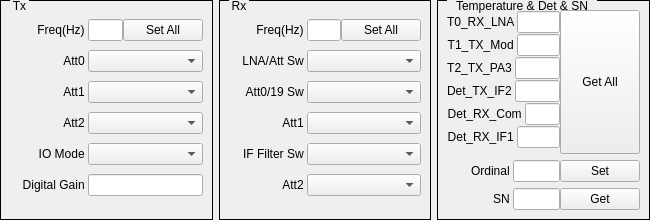
<?xml version="1.0" encoding="UTF-8"?>
<ui version="4.0">
 <class>QRFR1FDlg</class>
 <widget class="QWidget" name="QRFR1FDlg">
  <property name="geometry">
   <rect>
    <x>0</x>
    <y>0</y>
    <width>650</width>
    <height>220</height>
   </rect>
  </property>
  <property name="windowTitle">
   <string>Dialog</string>
  </property>
  <layout class="QHBoxLayout" name="horizontalLayout_3" stretch="1,1,1">
   <property name="leftMargin">
    <number>0</number>
   </property>
   <property name="topMargin">
    <number>0</number>
   </property>
   <property name="rightMargin">
    <number>0</number>
   </property>
   <property name="bottomMargin">
    <number>0</number>
   </property>
   <item>
    <widget class="QGroupBox" name="groupBoxTX">
     <property name="styleSheet">
      <string notr="true">QGroupBox{ border:1px solid black; margin-top:0.5ex; }
QGroupBox::title { subcontrol-origin:margin; subcontrol-position:top left; top:-1px; left:10px; margin-left: 0px; padding:0 1px; }</string>
     </property>
     <property name="title">
      <string>Tx</string>
     </property>
     <layout class="QHBoxLayout" name="horizontalLayout">
      <item>
       <layout class="QVBoxLayout" name="verticalLayoutTX">
        <property name="spacing">
         <number>0</number>
        </property>
        <item>
         <layout class="QHBoxLayout" name="horizontalLayoutTX0">
          <property name="spacing">
           <number>0</number>
          </property>
          <property name="topMargin">
           <number>0</number>
          </property>
          <property name="rightMargin">
           <number>0</number>
          </property>
          <property name="bottomMargin">
           <number>0</number>
          </property>
          <item>
           <widget class="QLabel" name="labelTXFreq">
            <property name="sizePolicy">
             <sizepolicy hsizetype="Fixed" vsizetype="Fixed">
              <horstretch>0</horstretch>
              <verstretch>0</verstretch>
             </sizepolicy>
            </property>
            <property name="minimumSize">
             <size>
              <width>78</width>
              <height>16</height>
             </size>
            </property>
            <property name="text">
             <string>Freq(Hz) </string>
            </property>
            <property name="alignment">
             <set>Qt::AlignRight|Qt::AlignTrailing|Qt::AlignVCenter</set>
            </property>
            <property name="buddy">
             <cstring>lineEditTXFreq</cstring>
            </property>
           </widget>
          </item>
          <item>
           <widget class="QRFFreqScrollEdit" name="lineEditTXFreq">
            <property name="sizePolicy">
             <sizepolicy hsizetype="Expanding" vsizetype="Fixed">
              <horstretch>5</horstretch>
              <verstretch>0</verstretch>
             </sizepolicy>
            </property>
            <property name="text">
             <string/>
            </property>
           </widget>
          </item>
          <item>
           <widget class="QPushButton" name="pushButtonSetTXAll">
            <property name="sizePolicy">
             <sizepolicy hsizetype="Expanding" vsizetype="Fixed">
              <horstretch>1</horstretch>
              <verstretch>0</verstretch>
             </sizepolicy>
            </property>
            <property name="text">
             <string>Set All</string>
            </property>
           </widget>
          </item>
         </layout>
        </item>
        <item>
         <layout class="QHBoxLayout" name="horizontalLayoutTX1">
          <property name="spacing">
           <number>0</number>
          </property>
          <item>
           <widget class="QLabel" name="labelTXAtt0">
            <property name="sizePolicy">
             <sizepolicy hsizetype="Fixed" vsizetype="Fixed">
              <horstretch>0</horstretch>
              <verstretch>0</verstretch>
             </sizepolicy>
            </property>
            <property name="minimumSize">
             <size>
              <width>78</width>
              <height>16</height>
             </size>
            </property>
            <property name="text">
             <string>Att0 </string>
            </property>
            <property name="alignment">
             <set>Qt::AlignRight|Qt::AlignTrailing|Qt::AlignVCenter</set>
            </property>
            <property name="buddy">
             <cstring>comboBoxTXAtt0</cstring>
            </property>
           </widget>
          </item>
          <item>
           <widget class="QComboBox" name="comboBoxTXAtt0">
            <property name="sizePolicy">
             <sizepolicy hsizetype="Expanding" vsizetype="Fixed">
              <horstretch>5</horstretch>
              <verstretch>0</verstretch>
             </sizepolicy>
            </property>
           </widget>
          </item>
         </layout>
        </item>
        <item>
         <layout class="QHBoxLayout" name="horizontalLayoutTX2">
          <property name="spacing">
           <number>0</number>
          </property>
          <item>
           <widget class="QLabel" name="labelTXAtt1">
            <property name="sizePolicy">
             <sizepolicy hsizetype="Preferred" vsizetype="Fixed">
              <horstretch>0</horstretch>
              <verstretch>0</verstretch>
             </sizepolicy>
            </property>
            <property name="minimumSize">
             <size>
              <width>78</width>
              <height>16</height>
             </size>
            </property>
            <property name="text">
             <string>Att1 </string>
            </property>
            <property name="alignment">
             <set>Qt::AlignRight|Qt::AlignTrailing|Qt::AlignVCenter</set>
            </property>
            <property name="buddy">
             <cstring>comboBoxTXAtt1</cstring>
            </property>
           </widget>
          </item>
          <item>
           <widget class="QComboBox" name="comboBoxTXAtt1">
            <property name="sizePolicy">
             <sizepolicy hsizetype="Expanding" vsizetype="Fixed">
              <horstretch>5</horstretch>
              <verstretch>0</verstretch>
             </sizepolicy>
            </property>
           </widget>
          </item>
         </layout>
        </item>
        <item>
         <layout class="QHBoxLayout" name="horizontalLayoutTX3">
          <property name="spacing">
           <number>0</number>
          </property>
          <item>
           <widget class="QLabel" name="labelTXAtt2">
            <property name="sizePolicy">
             <sizepolicy hsizetype="Preferred" vsizetype="Fixed">
              <horstretch>0</horstretch>
              <verstretch>0</verstretch>
             </sizepolicy>
            </property>
            <property name="minimumSize">
             <size>
              <width>78</width>
              <height>16</height>
             </size>
            </property>
            <property name="text">
             <string>Att2 </string>
            </property>
            <property name="alignment">
             <set>Qt::AlignRight|Qt::AlignTrailing|Qt::AlignVCenter</set>
            </property>
            <property name="buddy">
             <cstring>comboBoxTXAtt2</cstring>
            </property>
           </widget>
          </item>
          <item>
           <widget class="QComboBox" name="comboBoxTXAtt2">
            <property name="sizePolicy">
             <sizepolicy hsizetype="Expanding" vsizetype="Fixed">
              <horstretch>5</horstretch>
              <verstretch>0</verstretch>
             </sizepolicy>
            </property>
           </widget>
          </item>
         </layout>
        </item>
        <item>
         <layout class="QHBoxLayout" name="horizontalLayoutTX4">
          <property name="spacing">
           <number>0</number>
          </property>
          <item>
           <widget class="QLabel" name="labelIOMode">
            <property name="sizePolicy">
             <sizepolicy hsizetype="Preferred" vsizetype="Fixed">
              <horstretch>0</horstretch>
              <verstretch>0</verstretch>
             </sizepolicy>
            </property>
            <property name="minimumSize">
             <size>
              <width>78</width>
              <height>16</height>
             </size>
            </property>
            <property name="text">
             <string>IO Mode </string>
            </property>
            <property name="alignment">
             <set>Qt::AlignRight|Qt::AlignTrailing|Qt::AlignVCenter</set>
            </property>
            <property name="buddy">
             <cstring>comboBoxIOMode</cstring>
            </property>
           </widget>
          </item>
          <item>
           <widget class="QComboBox" name="comboBoxIOMode">
            <property name="sizePolicy">
             <sizepolicy hsizetype="Expanding" vsizetype="Fixed">
              <horstretch>5</horstretch>
              <verstretch>0</verstretch>
             </sizepolicy>
            </property>
           </widget>
          </item>
         </layout>
        </item>
        <item>
         <layout class="QHBoxLayout" name="horizontalLayoutTX5">
          <property name="spacing">
           <number>0</number>
          </property>
          <item>
           <widget class="QLabel" name="labelDGain">
            <property name="sizePolicy">
             <sizepolicy hsizetype="Fixed" vsizetype="Fixed">
              <horstretch>0</horstretch>
              <verstretch>0</verstretch>
             </sizepolicy>
            </property>
            <property name="minimumSize">
             <size>
              <width>78</width>
              <height>16</height>
             </size>
            </property>
            <property name="text">
             <string>Digital Gain </string>
            </property>
            <property name="alignment">
             <set>Qt::AlignRight|Qt::AlignTrailing|Qt::AlignVCenter</set>
            </property>
            <property name="buddy">
             <cstring>lineEditDGain</cstring>
            </property>
           </widget>
          </item>
          <item>
           <widget class="QLineEdit" name="lineEditDGain">
            <property name="sizePolicy">
             <sizepolicy hsizetype="Expanding" vsizetype="Fixed">
              <horstretch>5</horstretch>
              <verstretch>0</verstretch>
             </sizepolicy>
            </property>
           </widget>
          </item>
         </layout>
        </item>
       </layout>
      </item>
     </layout>
    </widget>
   </item>
   <item>
    <widget class="QGroupBox" name="groupBoxRX">
     <property name="styleSheet">
      <string notr="true">QGroupBox{ border:1px solid black; margin-top:0.5ex; }
QGroupBox::title { subcontrol-origin:margin; subcontrol-position:top left; top:-1px; left:10px; margin-left: 0px; padding:0 1px; }</string>
     </property>
     <property name="title">
      <string>Rx</string>
     </property>
     <layout class="QHBoxLayout" name="horizontalLayout_2">
      <item>
       <layout class="QVBoxLayout" name="verticalLayoutRX">
        <property name="spacing">
         <number>0</number>
        </property>
        <item>
         <layout class="QHBoxLayout" name="horizontalLayoutRX0">
          <property name="spacing">
           <number>0</number>
          </property>
          <item>
           <widget class="QLabel" name="labelRXFreq">
            <property name="sizePolicy">
             <sizepolicy hsizetype="Preferred" vsizetype="Fixed">
              <horstretch>0</horstretch>
              <verstretch>0</verstretch>
             </sizepolicy>
            </property>
            <property name="minimumSize">
             <size>
              <width>78</width>
              <height>16</height>
             </size>
            </property>
            <property name="text">
             <string>Freq(Hz) </string>
            </property>
            <property name="alignment">
             <set>Qt::AlignRight|Qt::AlignTrailing|Qt::AlignVCenter</set>
            </property>
            <property name="buddy">
             <cstring>lineEditRXFreq</cstring>
            </property>
           </widget>
          </item>
          <item>
           <widget class="QLineEdit" name="lineEditRXFreq">
            <property name="sizePolicy">
             <sizepolicy hsizetype="Expanding" vsizetype="Fixed">
              <horstretch>5</horstretch>
              <verstretch>0</verstretch>
             </sizepolicy>
            </property>
           </widget>
          </item>
          <item>
           <widget class="QPushButton" name="pushButtonSetRXAll">
            <property name="sizePolicy">
             <sizepolicy hsizetype="Expanding" vsizetype="Fixed">
              <horstretch>1</horstretch>
              <verstretch>0</verstretch>
             </sizepolicy>
            </property>
            <property name="text">
             <string>Set All</string>
            </property>
           </widget>
          </item>
         </layout>
        </item>
        <item>
         <layout class="QHBoxLayout" name="horizontalLayoutRX1">
          <property name="spacing">
           <number>0</number>
          </property>
          <item>
           <widget class="QLabel" name="labelRXLNAAttSw">
            <property name="sizePolicy">
             <sizepolicy hsizetype="Preferred" vsizetype="Fixed">
              <horstretch>0</horstretch>
              <verstretch>0</verstretch>
             </sizepolicy>
            </property>
            <property name="minimumSize">
             <size>
              <width>78</width>
              <height>16</height>
             </size>
            </property>
            <property name="text">
             <string>LNA/Att Sw </string>
            </property>
            <property name="alignment">
             <set>Qt::AlignRight|Qt::AlignTrailing|Qt::AlignVCenter</set>
            </property>
            <property name="buddy">
             <cstring>comboBoxRXLNAAttSw</cstring>
            </property>
           </widget>
          </item>
          <item>
           <widget class="QComboBox" name="comboBoxRXLNAAttSw">
            <property name="sizePolicy">
             <sizepolicy hsizetype="Expanding" vsizetype="Fixed">
              <horstretch>5</horstretch>
              <verstretch>0</verstretch>
             </sizepolicy>
            </property>
           </widget>
          </item>
         </layout>
        </item>
        <item>
         <layout class="QHBoxLayout" name="horizontalLayoutRX2">
          <property name="spacing">
           <number>0</number>
          </property>
          <item>
           <widget class="QLabel" name="labelRXAtt019Sw">
            <property name="sizePolicy">
             <sizepolicy hsizetype="Preferred" vsizetype="Fixed">
              <horstretch>0</horstretch>
              <verstretch>0</verstretch>
             </sizepolicy>
            </property>
            <property name="minimumSize">
             <size>
              <width>78</width>
              <height>16</height>
             </size>
            </property>
            <property name="text">
             <string>Att0/19 Sw </string>
            </property>
            <property name="alignment">
             <set>Qt::AlignRight|Qt::AlignTrailing|Qt::AlignVCenter</set>
            </property>
            <property name="buddy">
             <cstring>comboBoxRXAtt019Sw</cstring>
            </property>
           </widget>
          </item>
          <item>
           <widget class="QComboBox" name="comboBoxRXAtt019Sw">
            <property name="sizePolicy">
             <sizepolicy hsizetype="Expanding" vsizetype="Fixed">
              <horstretch>5</horstretch>
              <verstretch>0</verstretch>
             </sizepolicy>
            </property>
           </widget>
          </item>
         </layout>
        </item>
        <item>
         <layout class="QHBoxLayout" name="horizontalLayoutRX3">
          <property name="spacing">
           <number>0</number>
          </property>
          <item>
           <widget class="QLabel" name="labelRXAtt1">
            <property name="sizePolicy">
             <sizepolicy hsizetype="Preferred" vsizetype="Fixed">
              <horstretch>0</horstretch>
              <verstretch>0</verstretch>
             </sizepolicy>
            </property>
            <property name="minimumSize">
             <size>
              <width>78</width>
              <height>16</height>
             </size>
            </property>
            <property name="text">
             <string>Att1 </string>
            </property>
            <property name="alignment">
             <set>Qt::AlignRight|Qt::AlignTrailing|Qt::AlignVCenter</set>
            </property>
            <property name="buddy">
             <cstring>comboBoxRXAtt1</cstring>
            </property>
           </widget>
          </item>
          <item>
           <widget class="QComboBox" name="comboBoxRXAtt1">
            <property name="sizePolicy">
             <sizepolicy hsizetype="Expanding" vsizetype="Fixed">
              <horstretch>5</horstretch>
              <verstretch>0</verstretch>
             </sizepolicy>
            </property>
           </widget>
          </item>
         </layout>
        </item>
        <item>
         <layout class="QHBoxLayout" name="horizontalLayoutRX4">
          <property name="spacing">
           <number>0</number>
          </property>
          <item>
           <widget class="QLabel" name="labelIFFilterSw">
            <property name="sizePolicy">
             <sizepolicy hsizetype="Preferred" vsizetype="Fixed">
              <horstretch>0</horstretch>
              <verstretch>0</verstretch>
             </sizepolicy>
            </property>
            <property name="minimumSize">
             <size>
              <width>78</width>
              <height>16</height>
             </size>
            </property>
            <property name="text">
             <string>IF Filter Sw </string>
            </property>
            <property name="alignment">
             <set>Qt::AlignRight|Qt::AlignTrailing|Qt::AlignVCenter</set>
            </property>
            <property name="buddy">
             <cstring>comboBoxIFFilterSw</cstring>
            </property>
           </widget>
          </item>
          <item>
           <widget class="QComboBox" name="comboBoxIFFilterSw">
            <property name="sizePolicy">
             <sizepolicy hsizetype="Expanding" vsizetype="Fixed">
              <horstretch>5</horstretch>
              <verstretch>0</verstretch>
             </sizepolicy>
            </property>
           </widget>
          </item>
         </layout>
        </item>
        <item>
         <layout class="QHBoxLayout" name="horizontalLayoutRX5">
          <property name="spacing">
           <number>0</number>
          </property>
          <item>
           <widget class="QLabel" name="labelRXAtt2">
            <property name="sizePolicy">
             <sizepolicy hsizetype="Preferred" vsizetype="Fixed">
              <horstretch>0</horstretch>
              <verstretch>0</verstretch>
             </sizepolicy>
            </property>
            <property name="minimumSize">
             <size>
              <width>78</width>
              <height>16</height>
             </size>
            </property>
            <property name="text">
             <string>Att2 </string>
            </property>
            <property name="alignment">
             <set>Qt::AlignRight|Qt::AlignTrailing|Qt::AlignVCenter</set>
            </property>
            <property name="buddy">
             <cstring>comboBoxRXAtt2</cstring>
            </property>
           </widget>
          </item>
          <item>
           <widget class="QComboBox" name="comboBoxRXAtt2">
            <property name="sizePolicy">
             <sizepolicy hsizetype="Expanding" vsizetype="Fixed">
              <horstretch>5</horstretch>
              <verstretch>0</verstretch>
             </sizepolicy>
            </property>
           </widget>
          </item>
         </layout>
        </item>
       </layout>
      </item>
     </layout>
    </widget>
   </item>
   <item>
    <widget class="QGroupBox" name="groupBoxTempDetSN">
     <property name="styleSheet">
      <string notr="true">QGroupBox{ border:1px solid black; margin-top:0.5ex; }
QGroupBox::title { subcontrol-origin:margin; subcontrol-position:top left; top:-1px; left:10px; margin-left: 0px; padding:0 1px; }</string>
     </property>
     <property name="title">
      <string>Temperature &amp;&amp; Det &amp;&amp; SN</string>
     </property>
     <property name="alignment">
      <set>Qt::AlignLeading|Qt::AlignLeft|Qt::AlignVCenter</set>
     </property>
     <property name="flat">
      <bool>false</bool>
     </property>
     <property name="checkable">
      <bool>false</bool>
     </property>
     <layout class="QVBoxLayout" name="verticalLayout">
      <item>
       <layout class="QHBoxLayout" name="horizontalLayoutTempDet">
        <property name="spacing">
         <number>0</number>
        </property>
        <item>
         <layout class="QVBoxLayout" name="verticalLayoutTempDet">
          <property name="spacing">
           <number>0</number>
          </property>
          <item>
           <layout class="QHBoxLayout" name="horizontalLayoutTemp0">
            <property name="spacing">
             <number>0</number>
            </property>
            <item>
             <widget class="QLabel" name="labelTemp0">
              <property name="sizePolicy">
               <sizepolicy hsizetype="Preferred" vsizetype="Fixed">
                <horstretch>0</horstretch>
                <verstretch>0</verstretch>
               </sizepolicy>
              </property>
              <property name="minimumSize">
               <size>
                <width>66</width>
                <height>16</height>
               </size>
              </property>
              <property name="text">
               <string>T0_RX_LNA </string>
              </property>
              <property name="alignment">
               <set>Qt::AlignRight|Qt::AlignTrailing|Qt::AlignVCenter</set>
              </property>
              <property name="buddy">
               <cstring>lineEditTemp0</cstring>
              </property>
             </widget>
            </item>
            <item>
             <widget class="QLineEdit" name="lineEditTemp0">
              <property name="sizePolicy">
               <sizepolicy hsizetype="Expanding" vsizetype="Fixed">
                <horstretch>5</horstretch>
                <verstretch>0</verstretch>
               </sizepolicy>
              </property>
             </widget>
            </item>
           </layout>
          </item>
          <item>
           <layout class="QHBoxLayout" name="horizontalLayoutTemp1">
            <property name="spacing">
             <number>0</number>
            </property>
            <item>
             <widget class="QLabel" name="labelTemp1">
              <property name="sizePolicy">
               <sizepolicy hsizetype="Preferred" vsizetype="Fixed">
                <horstretch>0</horstretch>
                <verstretch>0</verstretch>
               </sizepolicy>
              </property>
              <property name="minimumSize">
               <size>
                <width>66</width>
                <height>16</height>
               </size>
              </property>
              <property name="text">
               <string>T1_TX_Mod </string>
              </property>
              <property name="alignment">
               <set>Qt::AlignRight|Qt::AlignTrailing|Qt::AlignVCenter</set>
              </property>
              <property name="buddy">
               <cstring>lineEditTemp1</cstring>
              </property>
             </widget>
            </item>
            <item>
             <widget class="QLineEdit" name="lineEditTemp1">
              <property name="sizePolicy">
               <sizepolicy hsizetype="Expanding" vsizetype="Fixed">
                <horstretch>5</horstretch>
                <verstretch>0</verstretch>
               </sizepolicy>
              </property>
             </widget>
            </item>
           </layout>
          </item>
          <item>
           <layout class="QHBoxLayout" name="horizontalLayoutTemp2">
            <property name="spacing">
             <number>0</number>
            </property>
            <item>
             <widget class="QLabel" name="labelTemp2">
              <property name="sizePolicy">
               <sizepolicy hsizetype="Preferred" vsizetype="Fixed">
                <horstretch>0</horstretch>
                <verstretch>0</verstretch>
               </sizepolicy>
              </property>
              <property name="minimumSize">
               <size>
                <width>66</width>
                <height>16</height>
               </size>
              </property>
              <property name="text">
               <string>T2_TX_PA3 </string>
              </property>
              <property name="alignment">
               <set>Qt::AlignRight|Qt::AlignTrailing|Qt::AlignVCenter</set>
              </property>
              <property name="buddy">
               <cstring>lineEditTemp2</cstring>
              </property>
             </widget>
            </item>
            <item>
             <widget class="QLineEdit" name="lineEditTemp2">
              <property name="sizePolicy">
               <sizepolicy hsizetype="Expanding" vsizetype="Fixed">
                <horstretch>5</horstretch>
                <verstretch>0</verstretch>
               </sizepolicy>
              </property>
             </widget>
            </item>
           </layout>
          </item>
          <item>
           <layout class="QHBoxLayout" name="horizontalLayoutDet0">
            <property name="spacing">
             <number>0</number>
            </property>
            <item>
             <widget class="QLabel" name="labelDetTXIF2">
              <property name="sizePolicy">
               <sizepolicy hsizetype="Preferred" vsizetype="Fixed">
                <horstretch>0</horstretch>
                <verstretch>0</verstretch>
               </sizepolicy>
              </property>
              <property name="minimumSize">
               <size>
                <width>66</width>
                <height>16</height>
               </size>
              </property>
              <property name="text">
               <string>Det_TX_IF2 </string>
              </property>
              <property name="alignment">
               <set>Qt::AlignRight|Qt::AlignTrailing|Qt::AlignVCenter</set>
              </property>
              <property name="buddy">
               <cstring>lineEditDetTXIF2</cstring>
              </property>
             </widget>
            </item>
            <item>
             <widget class="QLineEdit" name="lineEditDetTXIF2">
              <property name="sizePolicy">
               <sizepolicy hsizetype="Expanding" vsizetype="Fixed">
                <horstretch>5</horstretch>
                <verstretch>0</verstretch>
               </sizepolicy>
              </property>
             </widget>
            </item>
           </layout>
          </item>
          <item>
           <layout class="QHBoxLayout" name="horizontalLayoutDet1">
            <property name="spacing">
             <number>0</number>
            </property>
            <item>
             <widget class="QLabel" name="labelDetRXCom">
              <property name="sizePolicy">
               <sizepolicy hsizetype="Preferred" vsizetype="Fixed">
                <horstretch>0</horstretch>
                <verstretch>0</verstretch>
               </sizepolicy>
              </property>
              <property name="minimumSize">
               <size>
                <width>66</width>
                <height>16</height>
               </size>
              </property>
              <property name="text">
               <string>Det_RX_Com </string>
              </property>
              <property name="alignment">
               <set>Qt::AlignRight|Qt::AlignTrailing|Qt::AlignVCenter</set>
              </property>
              <property name="buddy">
               <cstring>lineEditDetRXCom</cstring>
              </property>
             </widget>
            </item>
            <item>
             <widget class="QLineEdit" name="lineEditDetRXCom">
              <property name="sizePolicy">
               <sizepolicy hsizetype="Expanding" vsizetype="Fixed">
                <horstretch>5</horstretch>
                <verstretch>0</verstretch>
               </sizepolicy>
              </property>
             </widget>
            </item>
           </layout>
          </item>
          <item>
           <layout class="QHBoxLayout" name="horizontalLayoutDet2">
            <property name="spacing">
             <number>0</number>
            </property>
            <item>
             <widget class="QLabel" name="labelDetRXIF1">
              <property name="sizePolicy">
               <sizepolicy hsizetype="Preferred" vsizetype="Fixed">
                <horstretch>0</horstretch>
                <verstretch>0</verstretch>
               </sizepolicy>
              </property>
              <property name="minimumSize">
               <size>
                <width>66</width>
                <height>16</height>
               </size>
              </property>
              <property name="text">
               <string>Det_RX_IF1 </string>
              </property>
              <property name="alignment">
               <set>Qt::AlignRight|Qt::AlignTrailing|Qt::AlignVCenter</set>
              </property>
              <property name="buddy">
               <cstring>lineEditDetRXIF1</cstring>
              </property>
             </widget>
            </item>
            <item>
             <widget class="QLineEdit" name="lineEditDetRXIF1">
              <property name="sizePolicy">
               <sizepolicy hsizetype="Expanding" vsizetype="Fixed">
                <horstretch>5</horstretch>
                <verstretch>0</verstretch>
               </sizepolicy>
              </property>
             </widget>
            </item>
           </layout>
          </item>
         </layout>
        </item>
        <item>
         <widget class="QPushButton" name="pushButtonGetTempDetAll">
          <property name="sizePolicy">
           <sizepolicy hsizetype="Fixed" vsizetype="Expanding">
            <horstretch>1</horstretch>
            <verstretch>0</verstretch>
           </sizepolicy>
          </property>
          <property name="text">
           <string>Get All</string>
          </property>
         </widget>
        </item>
       </layout>
      </item>
      <item>
       <layout class="QHBoxLayout" name="horizontalLayoutSNSet">
        <property name="spacing">
         <number>0</number>
        </property>
        <item>
         <widget class="QLabel" name="labelOrdinal">
          <property name="sizePolicy">
           <sizepolicy hsizetype="Preferred" vsizetype="Fixed">
            <horstretch>0</horstretch>
            <verstretch>0</verstretch>
           </sizepolicy>
          </property>
          <property name="minimumSize">
           <size>
            <width>66</width>
            <height>16</height>
           </size>
          </property>
          <property name="text">
           <string>Ordinal </string>
          </property>
          <property name="alignment">
           <set>Qt::AlignRight|Qt::AlignTrailing|Qt::AlignVCenter</set>
          </property>
          <property name="buddy">
           <cstring>lineEditOrdinal</cstring>
          </property>
         </widget>
        </item>
        <item>
         <widget class="QLineEdit" name="lineEditOrdinal">
          <property name="sizePolicy">
           <sizepolicy hsizetype="Preferred" vsizetype="Fixed">
            <horstretch>5</horstretch>
            <verstretch>0</verstretch>
           </sizepolicy>
          </property>
         </widget>
        </item>
        <item>
         <widget class="QPushButton" name="pushButtonSetSN">
          <property name="sizePolicy">
           <sizepolicy hsizetype="Fixed" vsizetype="Fixed">
            <horstretch>2</horstretch>
            <verstretch>1</verstretch>
           </sizepolicy>
          </property>
          <property name="minimumSize">
           <size>
            <width>0</width>
            <height>0</height>
           </size>
          </property>
          <property name="text">
           <string>Set</string>
          </property>
         </widget>
        </item>
       </layout>
      </item>
      <item>
       <layout class="QHBoxLayout" name="horizontalLayoutSNGet">
        <property name="spacing">
         <number>0</number>
        </property>
        <item>
         <widget class="QLabel" name="labelSN">
          <property name="sizePolicy">
           <sizepolicy hsizetype="Preferred" vsizetype="Fixed">
            <horstretch>0</horstretch>
            <verstretch>0</verstretch>
           </sizepolicy>
          </property>
          <property name="minimumSize">
           <size>
            <width>66</width>
            <height>16</height>
           </size>
          </property>
          <property name="text">
           <string>SN </string>
          </property>
          <property name="alignment">
           <set>Qt::AlignRight|Qt::AlignTrailing|Qt::AlignVCenter</set>
          </property>
          <property name="buddy">
           <cstring>lineEditSN</cstring>
          </property>
         </widget>
        </item>
        <item>
         <widget class="QLineEdit" name="lineEditSN">
          <property name="sizePolicy">
           <sizepolicy hsizetype="Expanding" vsizetype="Fixed">
            <horstretch>7</horstretch>
            <verstretch>0</verstretch>
           </sizepolicy>
          </property>
         </widget>
        </item>
        <item>
         <widget class="QPushButton" name="pushButtonGetSN">
          <property name="sizePolicy">
           <sizepolicy hsizetype="Fixed" vsizetype="Fixed">
            <horstretch>2</horstretch>
            <verstretch>0</verstretch>
           </sizepolicy>
          </property>
          <property name="text">
           <string>Get</string>
          </property>
         </widget>
        </item>
       </layout>
      </item>
     </layout>
    </widget>
   </item>
  </layout>
 </widget>
 <customwidgets>
  <customwidget>
   <class>QRFFreqScrollEdit</class>
   <extends>QLineEdit</extends>
   <header>q_scrolledit.h</header>
  </customwidget>
 </customwidgets>
 <tabstops>
  <tabstop>lineEditTXFreq</tabstop>
  <tabstop>pushButtonSetTXAll</tabstop>
  <tabstop>comboBoxTXAtt0</tabstop>
  <tabstop>comboBoxTXAtt1</tabstop>
  <tabstop>comboBoxTXAtt2</tabstop>
  <tabstop>comboBoxIOMode</tabstop>
  <tabstop>lineEditDGain</tabstop>
  <tabstop>lineEditRXFreq</tabstop>
  <tabstop>pushButtonSetRXAll</tabstop>
  <tabstop>comboBoxRXLNAAttSw</tabstop>
  <tabstop>comboBoxRXAtt019Sw</tabstop>
  <tabstop>comboBoxRXAtt1</tabstop>
  <tabstop>comboBoxIFFilterSw</tabstop>
  <tabstop>comboBoxRXAtt2</tabstop>
  <tabstop>lineEditTemp0</tabstop>
  <tabstop>lineEditTemp1</tabstop>
  <tabstop>lineEditTemp2</tabstop>
  <tabstop>pushButtonGetTempDetAll</tabstop>
  <tabstop>lineEditDetTXIF2</tabstop>
  <tabstop>lineEditDetRXCom</tabstop>
  <tabstop>lineEditDetRXIF1</tabstop>
  <tabstop>lineEditOrdinal</tabstop>
  <tabstop>pushButtonSetSN</tabstop>
  <tabstop>lineEditSN</tabstop>
  <tabstop>pushButtonGetSN</tabstop>
 </tabstops>
 <resources/>
 <connections/>
</ui>
